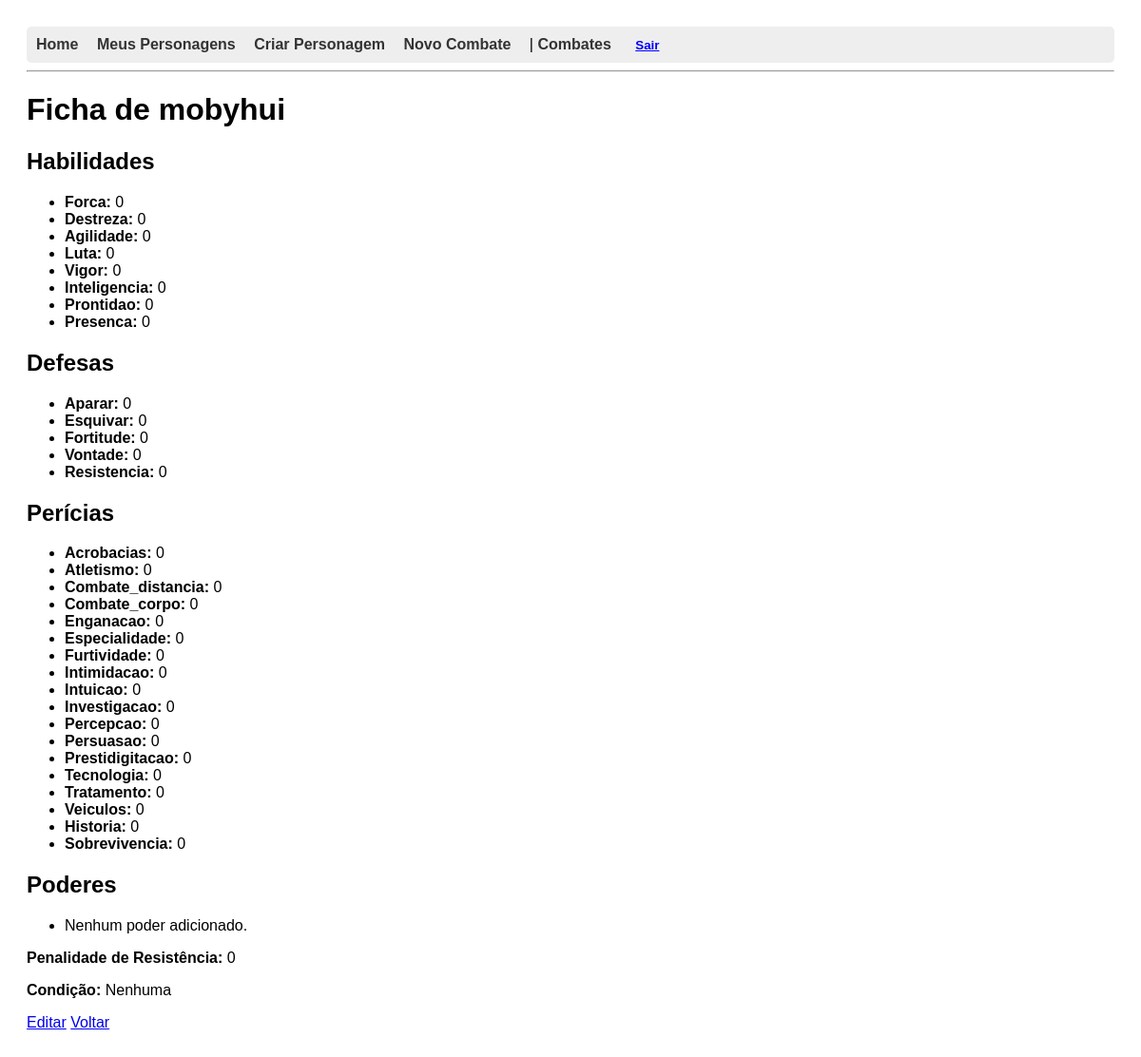
/personagens/ficha/32/ (signed in), run on the app's committed database.
### personagens/models.py (models this page shows, shortened)
class Personagem(models.Model):
    nome = models.CharField(max_length=100)
    usuario = models.ForeignKey(User, on_delete=models.CASCADE)
    nivel_poder = models.IntegerField(default=10)
    forca = models.IntegerField(default=0)
    vigor = models.IntegerField(default=0)
    destreza = models.IntegerField(default=0)
    agilidade = models.IntegerField(default=0)
    luta = models.IntegerField(default=0)
    inteligencia = models.IntegerField(default=0)
    prontidao = models.IntegerField(default=0)
    presenca = models.IntegerField(default=0)
    aparar = models.IntegerField(default=0)
    esquivar = models.IntegerField(default=0)
    fortitude = models.IntegerField(default=0)
    vontade = models.IntegerField(default=0)
    resistencia = models.IntegerField(default=0)
    penalidade_resistencia = models.IntegerField(default=0, blank=True)
    condicao = models.CharField(max_length=30, blank=True, default="")
    acrobacias = models.IntegerField(default=0)
    atletismo = models.IntegerField(default=0)
    combate_distancia = models.IntegerField(default=0)
    combate_corpo = models.IntegerField(default=0)
    enganacao = models.IntegerField(default=0)
    especialidade = models.IntegerField(default=0)
    furtividade = models.IntegerField(default=0)
    intimidacao = models.IntegerField(default=0)
    intuicao = models.IntegerField(default=0)
    investigacao = models.IntegerField(default=0)
    percepcao = models.IntegerField(default=0)
    persuasao = models.IntegerField(default=0)
    prestidigitacao = models.IntegerField(default=0)
    tecnologia = models.IntegerField(default=0)
    tratamento = models.IntegerField(default=0)
    veiculos = models.IntegerField(default=0)
    historia = models.IntegerField(default=0)
    sobrevivencia = models.IntegerField(default=0)

### personagens/views.py (the view)
# urls.py: path('ficha/<int:personagem_id>/', ficha_personagem, name='ficha_personagem'),
@login_required
def ficha_personagem(request, personagem_id):
    personagem = get_object_or_404(Personagem, pk=personagem_id, usuario=request.user)
    categorias = {
        'caracteristicas': ['forca', 'destreza', 'agilidade', 'luta', 'vigor', 'inteligencia', 'prontidao', 'presenca'],
        'defesas': ['aparar', 'esquivar', 'fortitude', 'vontade', 'resistencia'],
        'pericias': ['acrobacias', 'atletismo', 'combate_distancia','combate_corpo', 'enganacao', 'especialidade', 'furtividade',
    'intimidacao', 'intuicao', 'investigacao', 'percepcao', 'persuasao', 'prestidigitacao', 'tecnologia', 'tratamento', 'veiculos',
    'historia', 'sobrevivencia']
    }
    return render(request, 'personagens/ficha_personagem.html', {
        'personagem': personagem,
        'categorias': categorias
    })

### personagens/templatetags/filtros.py (called while the page is built)
@register.filter
def attr(obj, nome_attr):
    return getattr(obj, nome_attr, '')

### personagens/templates/personagens/ficha_personagem.html
{% extends 'base.html' %}
{% load filtros %}
{% block content %}
  <h1>Ficha de {{ personagem.nome }}</h1>
  <h2>Habilidades</h2>
  <ul>
    {% for campo in categorias.caracteristicas %}
      <li><strong>{{ campo|capfirst }}:</strong> {{ personagem|attr:campo }}</li>
    {% endfor %}
  </ul>
  <h2>Defesas</h2>
  <ul>
    {% for campo in categorias.defesas %}
      <li><strong>{{ campo|capfirst }}:</strong> {{ personagem|attr:campo }}</li>
    {% endfor %}
  </ul>
  <h2>Perícias</h2>
  <ul>
    {% for campo in categorias.pericias %}
      <li><strong>{{ campo|capfirst }}:</strong> {{ personagem|attr:campo }}</li>
    {% endfor %}
  </ul>
  <h2>Poderes</h2>
  <ul>
    {% for poder in personagem.poder_set.all %}
      <li>
        <strong>{{ poder.nome }}</strong> — Bônus de Ataque: {{ poder.bonus_ataque }}, Nível do Efeito: {{ poder.nivel_efeito }}
      </li>
    {% empty %}
      <li>Nenhum poder adicionado.</li>
    {% endfor %}
  </ul>
  <p><strong>Penalidade de Resistência:</strong> {{ personagem.penalidade_resistencia }}</p>
  <p><strong>Condição:</strong> {{ personagem.condicao|default:"Nenhuma" }}</p>
  <a href="{% url 'editar_personagem' personagem.id %}" class="btn btn-primary">Editar</a>
  <a href="{% url 'listar_personagens' %}" class="btn btn-secondary">Voltar</a>
{% endblock %}

### templates/base.html (style rules this page uses)
body { font-family: Arial, sans-serif; padding: 20px; }

### data on the page
Personagem: nome "mobyhui", caracteristicas "0" "0" "0" "0" "0" "0" "0" "0", defesas "0" "0" "0" "0" "0", pericias "0" "0" "0" "0" "0" "0" "0" "0" "0" "0" "0" "0" "0" "0" "0" "0" "0" "0", penalidade_resistencia "0", condicao "Nenhuma"

### other printed values
{{ campo|capfirst }} "Forca" "Destreza" "Agilidade" "Luta" "Vigor" "Inteligencia" "Prontidao" "Presenca"
{{ campo|capfirst }} "Aparar" "Esquivar" "Fortitude" "Vontade" "Resistencia"
{{ campo|capfirst }} "Acrobacias" "Atletismo" "Combate_distancia" "Combate_corpo" "Enganacao" "Especialidade" "Furtividade" "Intimidacao" "Intuicao" "Investigacao" "Percepcao" "Persuasao" "Prestidigitacao" "Tecnologia" "Tratamento" "Veiculos" "Historia" "Sobrevivencia"
